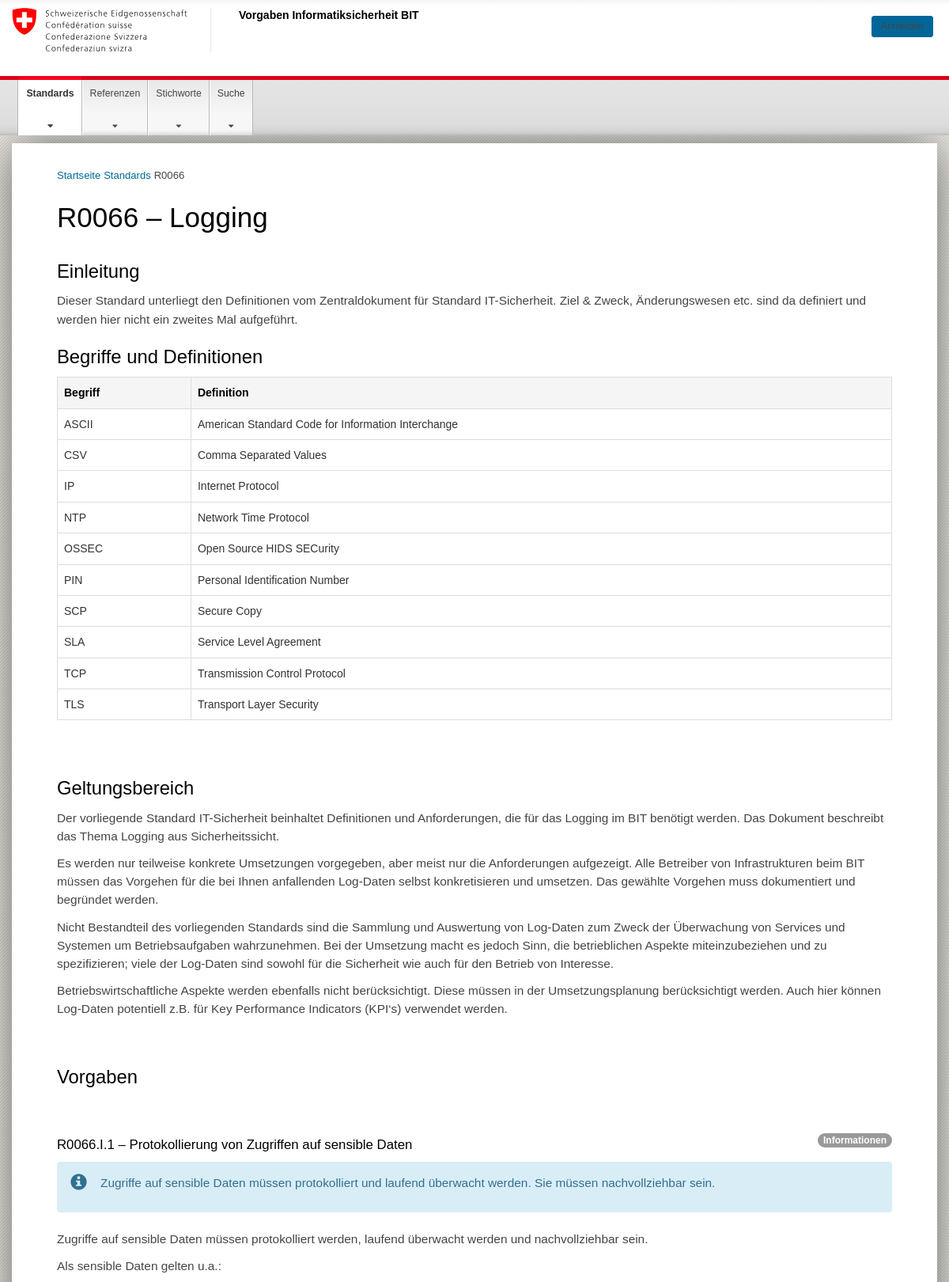
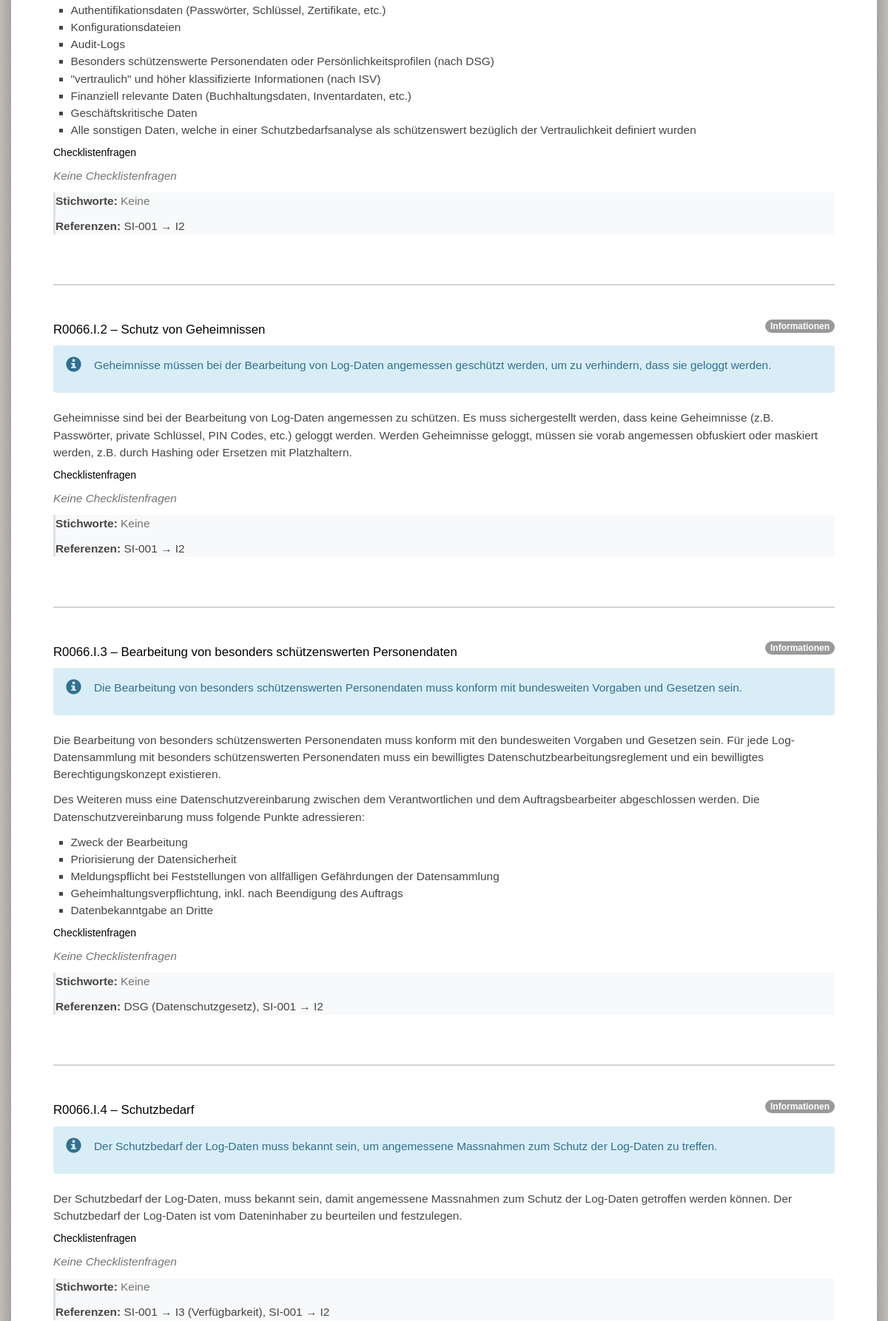
The page /dokumente/R0066/ (upper part) on the database its author committed (2 pictures, top to bottom).
### dokumente/models.py (models this page shows, shortened)
class Dokument(models.Model):
    nummer = models.CharField(max_length=50, primary_key=True)
    dokumententyp = models.ForeignKey(Dokumententyp, on_delete=models.PROTECT)
    name = models.CharField(max_length=255)
    autoren = models.ManyToManyField(Person, related_name='verfasste_dokumente')
    pruefende = models.ManyToManyField(Person, related_name='gepruefte_dokumente')
    gueltigkeit_von = models.DateField(null=True, blank=True)
    gueltigkeit_bis = models.DateField(null=True, blank=True)
    signatur_cso = models.CharField(max_length=255, blank=True)
    anhaenge = models.TextField(blank=True)
    aktiv = models.BooleanField(blank=True)
    class Meta:
        verbose_name_plural="Dokumente"
        verbose_name="Dokument"

class Vorgabe(models.Model):
    order = models.IntegerField()
    nummer = models.IntegerField()
    dokument = models.ForeignKey(Dokument, on_delete=models.CASCADE, related_name='vorgaben')
    thema = models.ForeignKey(Thema, on_delete=models.PROTECT, blank=False)
    titel = models.CharField(max_length=255)
    referenzen = models.ManyToManyField(Referenz, blank=True)
    gueltigkeit_von = models.DateField()
    gueltigkeit_bis = models.DateField(blank=True,null=True)
    stichworte = models.ManyToManyField(Stichwort, blank=True)
    relevanz = models.ManyToManyField(Rolle,blank=True)
    def Vorgabennummer(self):
        return str(self.dokument.nummer)+"."+self.thema.name[0]+"."+str(self.nummer)
    def get_status(self, check_date: datetime.date = datetime.date.today(), verbose: bool = False) -> str:
        if self.gueltigkeit_von > check_date:
            return "future" if not verbose else "Ist erst ab dem "+self.gueltigkeit_von.strftime('%d.%m.%Y')+" in Kraft."
        if not self.gueltigkeit_bis:
            return "active"
        if self.gueltigkeit_bis >= check_date:
            return "active"
        return "expired" if not verbose else "Ist seit dem "+self.gueltigkeit_bis.strftime('%d.%m.%Y')+" nicht mehr in Kraft."
    class Meta:
        verbose_name_plural="Vorgaben"
        ordering = ['order']

class Thema(models.Model):
    name = models.CharField(max_length=100, primary_key=True)
    erklaerung = models.TextField(blank=True)
    def __str__(self):
        return self.name
    class Meta:
        verbose_name_plural="Themen"

class VorgabeKurztext(Textabschnitt):
    abschnitt=models.ForeignKey(Vorgabe,on_delete=models.CASCADE)
    class Meta:
        verbose_name_plural="Kurztext"
        verbose_name="Kurztext-Abschnitt"

class VorgabeLangtext(Textabschnitt):
    abschnitt=models.ForeignKey(Vorgabe,on_delete=models.CASCADE)
    class Meta:
        verbose_name_plural="Langtext"
        verbose_name="Langtext-Abschnitt"

### dokumente/views.py (the view)
# urls.py: path('<str:nummer>/', views.standard_detail, name='standard_detail'),
def standard_detail(request, nummer,check_date=""):
    standard = get_object_or_404(Dokument, nummer=nummer)
    if check_date:
        check_date = calendar.parseDT(check_date)[0].date()
        standard.history = True
    else:
        check_date = date.today()
        standard.history = False
    standard.check_date=check_date
    vorgaben = list(standard.vorgaben.order_by("thema","nummer").select_related("thema","dokument"))  # convert queryset to list so we can attach attributes
    standard.geltungsbereich_html = render_textabschnitte(standard.geltungsbereich_set.order_by("order").select_related("abschnitttyp"))
    standard.einleitung_html=render_textabschnitte(standard.einleitung_set.order_by("order"))
    for vorgabe in vorgaben:
        vorgabe.kurztext_html = render_textabschnitte(vorgabe.vorgabekurztext_set.order_by("order").select_related("abschnitttyp","abschnitt"))
        vorgabe.langtext_html = render_textabschnitte(vorgabe.vorgabelangtext_set.order_by("order").select_related("abschnitttyp","abschnitt"))
        vorgabe.long_status=vorgabe.get_status(check_date,verbose=True)
        vorgabe.relevanzset=list(vorgabe.relevanz.all())
        referenz_items = []
        for r in vorgabe.referenzen.all():
            referenz_items.append(r.Path())
        vorgabe.referenzpfade = referenz_items
        if request.user.is_authenticated:
            if request.user.is_staff:
                vorgabe.comment_count = vorgabe.comments.count()
            else:
                vorgabe.comment_count = vorgabe.comments.filter(user=request.user).count()
        else:
            vorgabe.comment_count = 0
    return render(request, 'standards/standard_detail.html', {
        'standard': standard,
        'vorgaben': vorgaben,
    })

### dokumente/models.py (called while the page is built)
    def __str__(self):
        return self.name

### referenzen/models.py (called while the page is built)
    def Path(self):
        Temp = " → ".join([str(x) for x in self.get_ancestors(include_self=True)])+(" (%s)"%self.name_text if self.name_text else "")
        return Temp

    def __str__(self):
        return self.name_nummer

### rollen/models.py (called while the page is built)
    def __str__(self):
        return self.name

### stichworte/models.py (called while the page is built)
    def __str__(self):
        return self.stichwort

### dokumente/templates/standards/standard_detail.html (shortened to what this page needs)
{% extends "base.html" %}
{% block content %}
<div class="container-fluid">
  <nav aria-label="breadcrumb">
    <ol class="breadcrumb">
      <li class="breadcrumb-item"><a href="/">Startseite</a></li>
      <li class="breadcrumb-item"><a href="/dokumente">Standards</a></li>
      <li class="breadcrumb-item active" aria-current="page">{{ standard.nummer }}</li>
    </ol>
  </nav>
  <h1>{{ standard.nummer }} – {{ standard.name }}</h1>
  {% if standard.einleitung_html %}
  <div class="row mb-4">
    <div class="col-md-12">
      <div class="card">
        <div class="card-header">
          <h2>Einleitung</h2>
        </div>
        <div class="card-body">
          {% for typ, html in standard.einleitung_html %}
          <div class="mb-2">{{ html|safe }}</div>
          {% endfor %}
        </div>
      </div>
    </div>
  </div>
  {% endif %}
  {% if standard.geltungsbereich_html %}
  <div class="row mb-4">
    <div class="col-md-12">
      <div class="card">
        <div class="card-header">
          <h2>Geltungsbereich</h2>
        </div>
        <div class="card-body">
          {% for typ, html in standard.geltungsbereich_html %}
          <div class="mb-2">{{ html|safe }}</div>
          {% endfor %}
        </div>
      </div>
    </div>
  </div>
  {% endif %}
  <div class="row">
    <div class="col-md-12">
      <h2>Vorgaben</h2>
    </div>
  </div>
  {% for vorgabe in vorgaben %}
  {% if standard.history == True or vorgabe.long_status == "active" %}
  <div class="row">
    <div class="col-md-12">
      {% if not forloop.first %}
      <hr style="border: 0; border-top: 1px solid #d3d3d3; margin: 2rem 0;">
      {% endif %}
      <div class="card mb-4">
        <div class="card-header" style="display: flex; justify-content: space-between; align-items: center;">
          <h3>
            {{ vorgabe.Vorgabennummer }} – {{ vorgabe.titel }}
          </h3>
          <div style="display: flex; align-items: center; gap: 0.5rem; flex-shrink: 0; white-space: nowrap;">
            <span class="badge badge-info">{{ vorgabe.thema }}</span>
          </div>
        </div>
        <div class="card-body">
          {% if vorgabe.kurztext_html.0.1 %}
          <div class="alert alert-info">
            {% for typ, html in vorgabe.kurztext_html %}
            {% if html %}
            <div class="mb-2">{{ html|safe }}</div>
            {% endif %}
            {% endfor %}
          </div>
          {% endif %}
          <div class="mb-3">
            {% for typ, html in vorgabe.langtext_html %}
            {% if html %}
            <div class="mb-3">{{ html|safe }}</div>
            {% endif %}
            {% endfor %}
          </div>
          <h4 class="h6">Checklistenfragen</h4>
          {% if vorgabe.checklistenfragen.all %}
          <ul class="list-group mb-3">
            {% for frage in vorgabe.checklistenfragen.all %}
            <li class="list-group-item">{{ frage.frage }}</li>
            {% endfor %}
          </ul>
          {% else %}
          <p class="text-muted"><em>Keine Checklistenfragen</em></p>
          {% endif %}
          <div class="mt-4 p-3" style="background-color: #f8f9fa; border-left: 3px solid #dee2e6; padding-left: 0.5en;">
            <p class="mb-2">
              <strong>Stichworte:</strong>
              {% if vorgabe.stichworte.all %}
              {% for s in vorgabe.stichworte.all %}
              <a href="{% url 'stichwort_detail' stichwort=s %}" class="badge badge-secondary">{{ s }}</a>{% if not forloop.last %} {% endif %}
              {% endfor %}
              {% else %}
              <span class="text-muted">Keine</span>
              {% endif %}
            </p>
            <p class="mb-0">
              <strong>Referenzen:</strong>
              {% if vorgabe.referenzpfade %}
              {% for ref in vorgabe.referenzpfade %}
              {{ ref|safe }}{% if not forloop.last %}, {% endif %}
              {% endfor %}
              {% else %}
              <span class="text-muted">Keine</span>
              {% endif %}
            </p>
          </div>
        </div>
      </div>
    </div>
  </div>
  {% endif %}
  {% endfor %}
</div>
{% endblock %}

### rows shown on the page
Dokument: nummer "R0066", name "Logging"
Vorgabe: Vorgabennummer "R0066.I.1", titel "Protokollierung von Zugriffen auf sensible Daten", thema "Informationen", langtext_html "Authentifikationsdaten (Passwörter, Schlüssel, Zertifikate, etc.) Konfigurationsdateien Audit-Logs Besonders schützenswerte Personendaten oder Persönlichkeitsprofilen (nach DSG) \"vertraulich\" und höher klassifizierte Informationen (nach ISV) Finanziell relevante Daten (Buchhaltungsdaten, Inventardaten, etc.) Geschäftskritische Daten Alle sonstigen Daten, welche in einer Schutzbedarfsanalyse als schützenswert bezüglich der Vertraulichkeit definiert wurden", shows "Keine Checklistenfragen", referenzpfade "SI-001 → I2"
VorgabeKurztext: inhalt "Zugriffe auf sensible Daten müssen protokolliert und laufend überwacht werden. Sie müssen nachvollziehbar sein."
VorgabeLangtext: inhalt "Zugriffe auf sensible Daten müssen protokolliert werden, laufend überwacht werden und nachvollziehbar sein."
VorgabeLangtext: inhalt "Als sensible Daten gelten u.a.:"
Vorgabe: Vorgabennummer "R0066.I.2", titel "Schutz von Geheimnissen", thema "Informationen", shows "Keine Checklistenfragen", referenzpfade "SI-001 → I2"
VorgabeKurztext: inhalt "Geheimnisse müssen bei der Bearbeitung von Log-Daten angemessen geschützt werden, um zu verhindern, dass sie geloggt werden."
VorgabeLangtext: inhalt "Geheimnisse sind bei der Bearbeitung von Log-Daten angemessen zu schützen. Es muss sichergestellt werden, dass keine Geheimnisse (z.B. Passwörter, private Schlüssel, PIN Codes, etc.) geloggt werden. Werden Geheimnisse geloggt, müssen sie vorab angemessen obfuskiert oder maskiert werden, z.B. durch Hashing oder Ersetzen mit Platzhaltern."
Vorgabe: Vorgabennummer "R0066.I.3", titel "Bearbeitung von besonders schützenswerten Personendaten", thema "Informationen", langtext_html "Zweck der Bearbeitung Priorisierung der Datensicherheit Meldungspflicht bei Feststellungen von allfälligen Gefährdungen der Datensammlung Geheimhaltungsverpflichtung, inkl. nach Beendigung des Auftrags Datenbekanntgabe an Dritte", shows "Keine Checklistenfragen", referenzpfade "DSG (Datenschutzgesetz)" "SI-001 → I2"
VorgabeKurztext: inhalt "Die Bearbeitung von besonders schützenswerten Personendaten muss konform mit bundesweiten Vorgaben und Gesetzen sein."
VorgabeLangtext: inhalt "Die Bearbeitung von besonders schützenswerten Personendaten muss konform mit den bundesweiten Vorgaben und Gesetzen sein. Für jede Log-Datensammlung mit besonders schützenswerten Personendaten muss ein bewilligtes Datenschutzbearbeitungsreglement und ein bewilligtes Berechtigungskonzept existieren."
VorgabeLangtext: inhalt "Des Weiteren muss eine Datenschutzvereinbarung zwischen dem Verantwortlichen und dem Auftragsbearbeiter abgeschlossen werden. Die Datenschutzvereinbarung muss folgende Punkte adressieren:"
Vorgabe: Vorgabennummer "R0066.I.4", titel "Schutzbedarf", thema "Informationen", shows "Keine Checklistenfragen", referenzpfade "SI-001 → I3 (Verfügbarkeit)" "SI-001 → I2"
VorgabeKurztext: inhalt "Der Schutzbedarf der Log-Daten muss bekannt sein, um angemessene Massnahmen zum Schutz der Log-Daten zu treffen."
VorgabeLangtext: inhalt "Der Schutzbedarf der Log-Daten, muss bekannt sein, damit angemessene Massnahmen zum Schutz der Log-Daten getroffen werden können. Der Schutzbedarf der Log-Daten ist vom Dateninhaber zu beurteilen und festzulegen."

### other values the page prints
{{ html|safe }} "Dieser Standard unterliegt den Definitionen vom Zentraldokument für Standard IT-Sicherheit. Ziel & Zweck, Änderungswesen etc. sind da definiert und werden hier nicht ein zweites Mal aufgeführt." "Begriffe und Definitionen"
